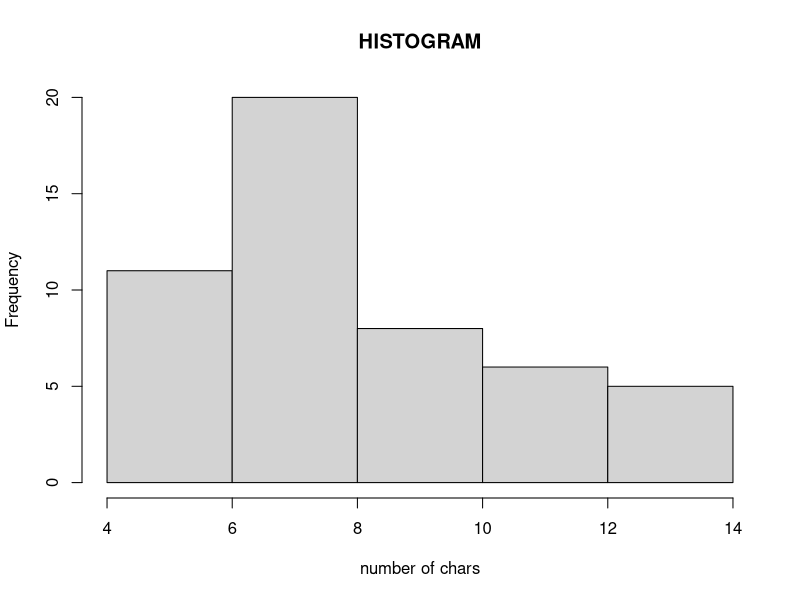

Source code (R):

library(dplyr)
library(tidyr)
library(sqldf)
data("USArrests")
USArrests
View(USArrests)
states<-rownames(USArrests)

sqldf("SELECT murder FROM USArrests")

#state name contaning 'w' & W

grep(pattern = "[wW]", x=states, value = TRUE, ignore.case = TRUE)

#HISTOGRAM for number of chararcters

hist(nchar(states), main = "HISTOGRAM",  xlab="number of chars")
